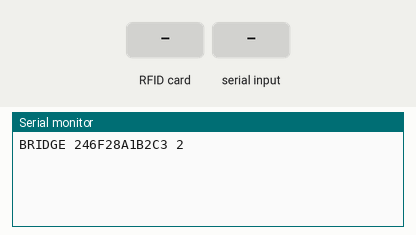
Recording of a program running on a simulated ESP32. Parts: the last lines printed to the serial monitor. The inputs (shaded band) are chosen by the test bench. Random numbers use the default seed unless the program sets one.

Above: at 1.2 s.
1.3 s: RFID card FF FF FF FF FF FF held to the reader
At 2.0 s:
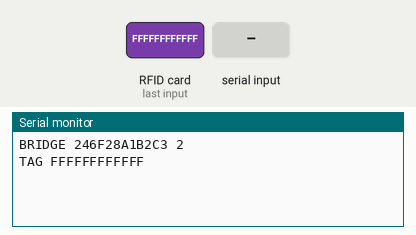
2.8 s: "PING 1\n" received over Serial
At 3.6 s:
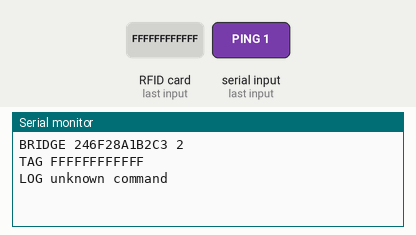
4.3 s: RFID card 5E 7A 19 C4 held to the reader
At 5.5 s:
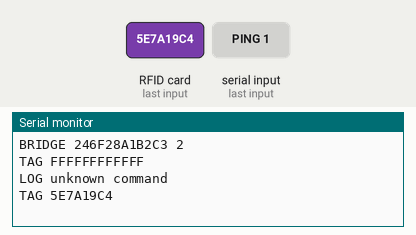
5.8 s: "PING\n" received over Serial
At 7.0 s:
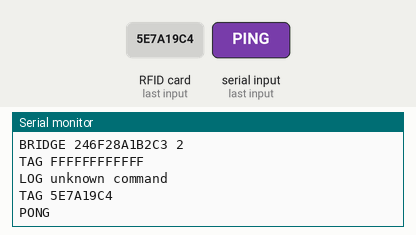
7.3 s: "TX \n" received over Serial
At 8.2 s:
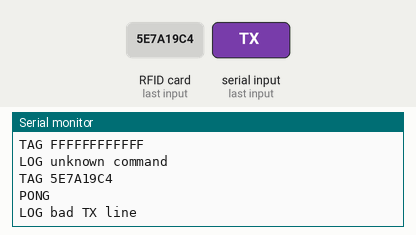

Measured:
- after the input at 1.3 s, the serial monitor: prints a new line after 0.06 s (image 1)
- after the input at 2.8 s, the serial monitor: prints a new line at once (image 2)
- after the input at 4.3 s, the serial monitor: prints a new line after 0.06 s (image 3)
- after the input at 5.8 s, the serial monitor: prints a new line at once (image 4)
- after the input at 7.3 s, the serial monitor: prints a new line at once (image 5)

The program:

main.cpp
```cpp
#include <Arduino.h>
#include <MFRC522.h>
#include <OvercookedComm.h>
#include <PresenceReader.h>
#include <SPI.h>
#include <WiFi.h>

// Bridge between the ESP-NOW stations and the game server on the laptop.
// It has no game logic: it relays station messages to the laptop over USB
// serial, relays the laptop's messages to stations, and reports tags read by
// its own RC522 (used to calibrate the game: enrolling foods and plates).
//
// Serial IS the data channel, so never Serial.print debug text; use logLine().
//
// Line protocol (ASCII, one message per line, payloads in hex):
//   bridge -> laptop
//     BRIDGE <mac12> <protocol>        reply to INFO, and sent once at boot
//     RX <mac12> <type> <payload>      a station message (type = oc::MsgType)
//     TXFAIL <mac12> <type>            a reliable message never got its ack
//     TAG <uid>                        a tag was put on the bridge's own reader
//     PONG                             reply to PING
//     LOG <text>
//   laptop -> bridge
//     TX <mac12|*> <type> <R|U> <payload>   R = reliable (acked, resent), U = fire and forget
//     PING
//     INFO
// mac12 is 12 hex digits without separators; "*" broadcasts.
//
// Same RC522 wiring as the stations (see overcooked_cutting_board/src/main.cpp):
//   RC522 SDA -> GPIO32, SCK -> GPIO33, MOSI -> GPIO25, MISO -> GPIO26,
//   RST -> GPIO27, GND -> GND, 3.3V -> 3V3 (not 5V).
#define SS_PIN   32
#define SCK_PIN  33
#define MOSI_PIN 25
#define MISO_PIN 26
#define RST_PIN  27

constexpr uint32_t kSameTagDebounceMs = 1000; // ignore the same tag re-read this soon
constexpr size_t kLineMax = 160;

MFRC522 rfid(SS_PIN, RST_PIN);
tagreader::PresenceReader reader(rfid);

void logLine(const char *text) {
  Serial.print("LOG ");
  Serial.println(text);
}

void printHex(const uint8_t *data, size_t len) {
  for (size_t i = 0; i < len; i++) Serial.printf("%02X", data[i]);
}

void printMac(const uint8_t *mac) {
  printHex(mac, 6);
}

void printInfo() {
  uint8_t mac[6];
  WiFi.macAddress(mac);
  Serial.print("BRIDGE ");
  printMac(mac);
  Serial.printf(" %u\n", oc::kProtocolVersion);
}

int hexValue(char c) {
  if (c >= '0' && c <= '9') return c - '0';
  if (c >= 'a' && c <= 'f') return c - 'a' + 10;
  if (c >= 'A' && c <= 'F') return c - 'A' + 10;
  return -1;
}

// Decodes pairs of hex digits into out. Returns the byte count, or -1 if the
// text is not valid hex or does not fit.
int parseHex(const char *text, uint8_t *out, size_t maxLen) {
  size_t n = strlen(text);
  if (n % 2 != 0 || n / 2 > maxLen) return -1;
  for (size_t i = 0; i < n / 2; i++) {
    int hi = hexValue(text[2 * i]);
    int lo = hexValue(text[2 * i + 1]);
    if (hi < 0 || lo < 0) return -1;
    out[i] = (hi << 4) | lo;
  }
  return n / 2;
}

// TX <mac12|*> <type> <R|U> [payload]
void handleTx(char *args) {
  char *mac12 = strtok(args, " ");
  char *typeText = strtok(nullptr, " ");
  char *mode = strtok(nullptr, " ");
  char *payloadText = strtok(nullptr, " ");
  if (!mac12 || !typeText || !mode || (mode[0] != 'R' && mode[0] != 'U')) {
    logLine("bad TX line");
    return;
  }

  uint8_t mac[6];
  bool broadcast = strcmp(mac12, "*") == 0;
  if (!broadcast && parseHex(mac12, mac, 6) != 6) {
    logLine("bad TX mac");
    return;
  }

  uint8_t payload[oc::kMaxPayload];
  int len = payloadText ? parseHex(payloadText, payload, sizeof(payload)) : 0;
  if (len < 0) {
    logLine("bad TX payload");
    return;
  }

  uint8_t type = atoi(typeText);
  if (!oc::raw::send(broadcast ? nullptr : mac, type, mode[0] == 'R', payload, len)) {
    Serial.print("TXFAIL ");
    if (broadcast) {
      Serial.print("FFFFFFFFFFFF");
    } else {
      printMac(mac);
    }
    Serial.printf(" %u\n", type);
  }
}

void handleLine(char *line) {
  if (strcmp(line, "PING") == 0) {
    Serial.println("PONG");
  } else if (strcmp(line, "INFO") == 0) {
    printInfo();
  } else if (strncmp(line, "TX ", 3) == 0) {
    handleTx(line + 3);
  } else if (line[0] != '\0') {
    logLine("unknown command");
  }
}

// Collects serial bytes into lines without blocking.
void readSerial() {
  static char line[kLineMax];
  static size_t len = 0;
  static bool overflow = false;

  while (Serial.available()) {
    char c = Serial.read();
    if (c == '\r') continue;
    if (c == '\n') {
      if (overflow) {
        logLine("line too long");
      } else {
        line[len] = '\0';
        handleLine(line);
      }
      len = 0;
      overflow = false;
    } else if (len < kLineMax - 1) {
      line[len++] = c;
    } else {
      overflow = true;
    }
  }
}

// Forward every station -> bridge message untouched. Registering a handler is
// also what makes the bridge ack the type.
void relayStationMessages() {
  const oc::MsgType types[] = {
      oc::MsgType::Hello,     oc::MsgType::Heartbeat, oc::MsgType::TagPlaced,
      oc::MsgType::TagRemoved, oc::MsgType::TaskProgress, oc::MsgType::TaskDone,
  };
  for (oc::MsgType type : types) {
    uint8_t typeId = (uint8_t)type;
    oc::raw::setHandler(typeId, [typeId](const uint8_t *mac, const uint8_t *payload, size_t len) {
      Serial.print("RX ");
      printMac(mac);
      Serial.printf(" %u ", typeId);
      printHex(payload, len);
      Serial.println();
    });
  }
}

void reportOwnTag(const tagreader::Uid &uid) {
  static tagreader::Uid last;
  static uint32_t lastAt = 0;
  uint32_t now = millis();
  if (last == uid && (now - lastAt) < kSameTagDebounceMs) return;
  last = uid;
  lastAt = now;

  Serial.print("TAG ");
  printHex(uid.bytes, uid.size);
  Serial.println();
}

void setup() {
  Serial.setRxBufferSize(1024);
  Serial.begin(115200);

  SPI.begin(SCK_PIN, MISO_PIN, MOSI_PIN, -1); // CS is driven by MFRC522 via SS_PIN
  bool readerOk = reader.begin();

  if (!oc::begin()) {
    while (true) {
      logLine("ESP-NOW init failed");
      delay(1000);
    }
  }
  relayStationMessages();
  oc::onSendFailed([](const uint8_t *mac, oc::MsgType type) {
    Serial.print("TXFAIL ");
    printMac(mac);
    Serial.printf(" %u\n", (uint8_t)type);
  });

  printInfo();
  if (!readerOk) logLine("RC522 not answering, check the wiring");
}

void loop() {
  oc::poll();
  readSerial();

  tagreader::Change change = reader.poll(millis());
  if (change.placed) reportOwnTag(change.placedUid);
}
```
